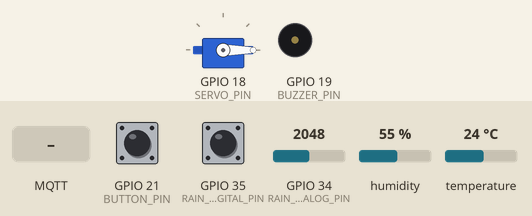
Simulated run of this sketch. Board: ESP32. Parts: servo, buzzer (waves = sounding, pin HIGH). The inputs (shaded band) are chosen by the test bench; at power-on: GPIO 34 (RAIN_ANALOG_PIN) = 2048, GPIO 21 (BUTTON_PIN) HIGH, GPIO 35 (RAIN_DIGITAL_PIN) HIGH, humidity 55 %, temperature 24 °C. WiFi joins after 1.5 s; servers stay silent unless stated; no MQTT or app messages arrive unless stated; what the sketch prints to the serial monitor is not drawn.

Above: at 3.7 s.
3.8 s: GPIO 34 (RAIN_ANALOG_PIN) set to 542
7.2 s: GPIO 34 (RAIN_ANALOG_PIN) set to 460
At 10.2 s:
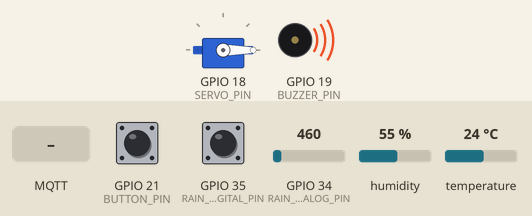
14.5 s: MQTT message "TOGGLE" arrives on the first subscribed topic
At 15.5 s:
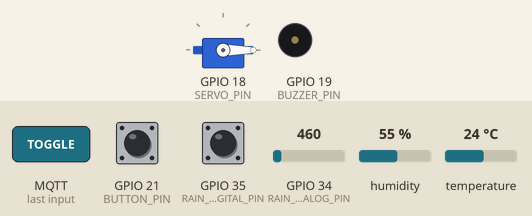
16.0 s: MQTT message "AUTO" arrives on the first subscribed topic
At 17.8 s:
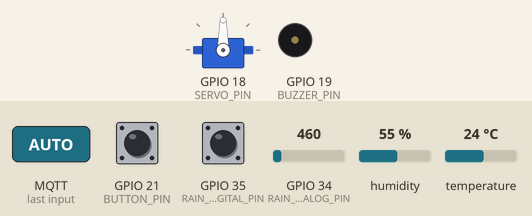
21.0 s: GPIO 21 (BUTTON_PIN) pulled LOW for 1 s
At 21.6 s:
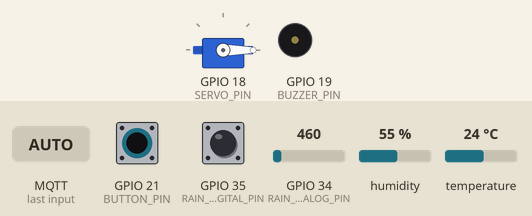
Timing chart, 0 to 24.0 s (numbered marks = the images above; inputs shaded):
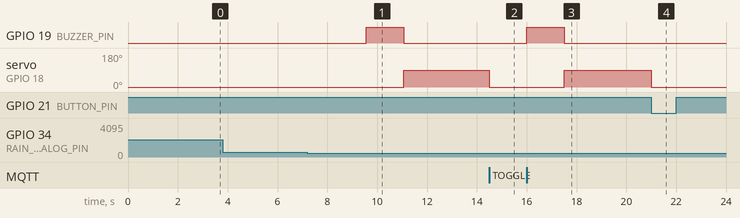

The sketch:

Smart_Clothing_System_arduino.ino
```cpp
/*
 * Smart Rain-Proof Clothes Protection System - MQTT VERSION
 * Team: Mohsin Sajjad, Shafique Qureshi, Muhammad Hassan, Muhammad Afnan Khan
 * Modified: Converted from Blynk to MQTT for IoT MQTT Panel app
 * Platform: ESP32 with Arduino IDE
 */

// Include necessary libraries
#include <WiFi.h>             // For WiFi connectivity
#include <PubSubClient.h>     // For MQTT protocol
#include <ESP32Servo.h>       // For controlling servo motor
#include <DHT.h>              // For DHT22 temperature & humidity sensor
#include <ArduinoJson.h>      // For creating JSON data payloads

// -------- WiFi Configuration --------
const char* ssid = "StormFiber-35A0";           // WiFi SSID
const char* password = "TSSx5Jd4";    // WiFi Password

// -------- MQTT Broker Configuration --------
const char* mqtt_server = "broker.hivemq.com"; // Public MQTT broker
const int mqtt_port = 1883;                    // Default port
const char* mqtt_user = "";                    // Username (not needed for public broker)
const char* mqtt_password = "";                // Password (not needed)

// -------- MQTT Topics --------
const char* DEVICE_ID = "smart_clothes_001";  // Unique identifier for this ESP32
String TOPIC_PREFIX = "smartclothes/" + String(DEVICE_ID) + "/";

// Define specific topic strings for various data types
String TOPIC_STATUS = TOPIC_PREFIX + "status";
String TOPIC_TEMPERATURE = TOPIC_PREFIX + "temperature";
String TOPIC_HUMIDITY = TOPIC_PREFIX + "humidity";
String TOPIC_RAIN = TOPIC_PREFIX + "rain";
String TOPIC_CLOTHES_POS = TOPIC_PREFIX + "clothes_position";
String TOPIC_SYSTEM_STATE = TOPIC_PREFIX + "system_state";
String TOPIC_MODE = TOPIC_PREFIX + "mode";
String TOPIC_COMMAND = TOPIC_PREFIX + "command";
String TOPIC_ALL_DATA = TOPIC_PREFIX + "all_data";  // JSON payload for all data

// -------- Pin Definitions --------
#define DHT_PIN 4              // DHT22 sensor data pin
#define RAIN_ANALOG_PIN 34     // Analog input for rain sensor
#define RAIN_DIGITAL_PIN 35    // Digital input for rain sensor
#define SERVO_PIN 18           // Servo motor signal pin
#define BUZZER_PIN 19          // Buzzer pin
#define BUTTON_PIN 21          // Manual override button

// -------- DHT Sensor Setup --------
#define DHT_TYPE DHT22
DHT dht(DHT_PIN, DHT_TYPE);    // Initialize DHT22

// -------- Servo Motor Setup --------
Servo clothesServo;            // Create servo object

// -------- MQTT and WiFi Clients --------
WiFiClient espClient;          // ESP WiFi client
PubSubClient client(espClient); // MQTT client

// -------- System Variables --------
bool rainDetected = false;           // True if rain is detected
bool previousRainState = false;      // Previous state of rain detection
bool clothesInside = false;          // Are clothes inside?
bool manualMode = false;             // Is system in manual mode?
bool buzzerActive = false;           // Is buzzer currently active?
bool servoMoving = false;            // Is servo currently moving?

// -------- Timing Variables --------
unsigned long lastRainCheck = 0;
unsigned long lastDHTRead = 0;
unsigned long lastMQTTUpdate = 0;
unsigned long rainDetectedTime = 0;
unsigned long rainStoppedTime = 0;
unsigned long buzzerStartTime = 0;
unsigned long servoStartTime = 0;
unsigned long stateChangeTime = 0;
unsigned long lastReconnectAttempt = 0;

// -------- Timing Constants (in milliseconds) --------
const unsigned long RAIN_CHECK_INTERVAL = 500;      // Rain sensor check every 0.5 sec
const unsigned long DHT_READ_INTERVAL = 3000;       // DHT sensor read every 3 sec
const unsigned long MQTT_UPDATE_INTERVAL = 2000;    // Publish MQTT data every 2 sec
const unsigned long BUZZER_DURATION = 1500;         // Buzzer rings for 1.5 sec
const unsigned long RAIN_DETECTION_DELAY = 2000;    // Wait before reacting to rain
const unsigned long RAIN_STOP_DELAY = 15000;        // Wait after rain stops
const unsigned long SERVO_MOVE_TIME = 2000;         // Servo takes 2 sec to move
const unsigned long DEBOUNCE_DELAY = 50;            // Debounce delay for button
const unsigned long RECONNECT_INTERVAL = 5000;      // Reconnect MQTT every 5 sec

// -------- Servo Positions --------
const int CLOTHES_OUTSIDE_POS = 0;     // Servo angle for extended clothes
const int CLOTHES_INSIDE_POS = 90;     // Servo angle for retracted clothes

// -------- Rain Sensor Threshold --------
const int RAIN_THRESHOLD = 500;        // Analog threshold for rain detection

// -------- Environmental Readings --------
float temperature = 0.0;
float humidity = 0.0;

// -------- State Machine Definition --------
enum SystemState {
  STATE_MONITORING,          // Normal monitoring
  STATE_RAIN_DETECTED,       // Rain has just been detected
  STATE_BUZZER_ALERT,        // Sounding the buzzer
  STATE_RETRACTING_CLOTHES,  // Retracting clothes inside
  STATE_CLOTHES_PROTECTED,   // Clothes are inside, safe
  STATE_RAIN_STOPPED,        // Rain stopped, waiting
  STATE_EXTENDING_CLOTHES    // Extending clothes back outside
};

SystemState currentState = STATE_MONITORING;      // Initial state
SystemState previousState = STATE_MONITORING;     // Previous state for transition tracking

// ---------------------- SETUP ----------------------
void setup() {
  Serial.begin(115200);  // Start serial monitor

  // Set pin modes
  pinMode(RAIN_ANALOG_PIN, INPUT);
  pinMode(RAIN_DIGITAL_PIN, INPUT);
  pinMode(BUZZER_PIN, OUTPUT);
  pinMode(BUTTON_PIN, INPUT_PULLUP);

  dht.begin();                  // Start DHT sensor
  clothesServo.attach(SERVO_PIN);  // Attach servo to pin
  clothesServo.write(CLOTHES_OUTSIDE_POS); // Start with clothes outside
  delay(1000); // Allow servo to position
  digitalWrite(BUZZER_PIN, LOW); // Ensure buzzer is off

  setupWiFi();                 // Connect to WiFi
  client.setServer(mqtt_server, mqtt_port); // Set MQTT server
  client.setCallback(mqttCallback);         // Set callback for MQTT messages

  stateChangeTime = millis();  // Initialize timing
  Serial.println("Smart Clothes Protection System Started!");
  Serial.println("System State: MONITORING");
}

// ---------------------- MAIN LOOP ----------------------
void loop() {
  // Reconnect MQTT if not connected
  if (!client.connected()) {
    if (millis() - lastReconnectAttempt > RECONNECT_INTERVAL) {
      lastReconnectAttempt = millis();
      if (reconnectMQTT()) {
        lastReconnectAttempt = 0;
      }
    }
  } else {
    client.loop();  // Handle incoming MQTT messages
  }

  checkManualButton();                     // Check for button press
  if (millis() - lastRainCheck >= RAIN_CHECK_INTERVAL) {
    checkRainSensor();                    // Check rain sensor
    lastRainCheck = millis();
  }
  if (millis() - lastDHTRead >= DHT_READ_INTERVAL) {
    readDHTSensor();                      // Read temp/humidity
    lastDHTRead = millis();
  }
  if (millis() - lastMQTTUpdate >= MQTT_UPDATE_INTERVAL) {
    publishAllData();                     // Publish MQTT data
    lastMQTTUpdate = millis();
  }

  handleBuzzer();                         // Manage buzzer duration
  handleServo();                          // Manage servo timing
  runSystemStateMachine();                // Core logic
}

// ---------------------- WiFi & MQTT Functions ----------------------
void setupWiFi() {
  Serial.println("Connecting to WiFi...");
  WiFi.begin(ssid, password);
  while (WiFi.status() != WL_CONNECTED) {
    delay(500);
    Serial.print(".");
  }
  Serial.println("\nWiFi connected!");
  Serial.println(WiFi.localIP());
}

boolean reconnectMQTT() {
  if (client.connect(DEVICE_ID, mqtt_user, mqtt_password)) {
    Serial.println("MQTT Connected");
    client.subscribe(TOPIC_COMMAND.c_str());      // Listen for commands
    client.publish(TOPIC_STATUS.c_str(), "ONLINE", true);
    publishInitialStatus();                       // Publish initial state
    return true;
  } else {
    Serial.print("MQTT failed, rc=");
    Serial.println(client.state());
    return false;
  }
}

void publishInitialStatus() {
  // Publish current settings to MQTT
  client.publish(TOPIC_CLOTHES_POS.c_str(), clothesInside ? "INSIDE" : "OUTSIDE", true);
  client.publish(TOPIC_SYSTEM_STATE.c_str(), getSystemStateString().c_str(), true);
  client.publish(TOPIC_MODE.c_str(), manualMode ? "MANUAL" : "AUTO", true);
  client.publish(TOPIC_RAIN.c_str(), rainDetected ? "DETECTED" : "NONE", true);
}

// ---------------------- Sensor & Button Functions ----------------------
void checkRainSensor() {
  int analogValue = analogRead(RAIN_ANALOG_PIN);
  int digitalValue = digitalRead(RAIN_DIGITAL_PIN);
  bool currentRainStatus = (analogValue < RAIN_THRESHOLD) || (digitalValue == LOW);

  if (currentRainStatus != previousRainState) {
    if (currentRainStatus && !rainDetected) {
      rainDetected = true;
      rainDetectedTime = millis();
      Serial.println("Rain detected!");
      if (client.connected()) client.publish(TOPIC_RAIN.c_str(), "1");
    } else if (!currentRainStatus && rainDetected) {
      rainDetected = false;
      rainStoppedTime = millis();
      Serial.println("Rain stopped!");
      if (client.connected()) client.publish(TOPIC_RAIN.c_str(), "0");
    }
    previousRainState = currentRainStatus;
  }
}

void readDHTSensor() {
  float newTemp = dht.readTemperature();
  float newHum = dht.readHumidity();
  if (!isnan(newTemp) && !isnan(newHum)) {
    temperature = newTemp;
    humidity = newHum;
  } else {
    Serial.println("Failed to read from DHT sensor!");
  }
}

void checkManualButton() {
  static unsigned long lastPress = 0;
  static bool pressed = false;
  bool state = digitalRead(BUTTON_PIN) == LOW;

  if (state && !pressed && (millis() - lastPress > DEBOUNCE_DELAY)) {
    pressed = true;
    lastPress = millis();
    toggleClothesPosition();
    manualMode = true;
    publishAllData();
    Serial.println("Manual override activated!");
  } else if (!state && pressed) {
    pressed = false;
  }
}

// ---------------------- MQTT Callback ----------------------
void mqttCallback(char* topic, byte* payload, unsigned int length) {
  String message;
  for (int i = 0; i < length; i++) message += (char)payload[i];

  Serial.print("MQTT Message: [");
  Serial.print(topic);
  Serial.print("] ");
  Serial.println(message);

  if (String(topic) == TOPIC_COMMAND) {
    if (message == "TOGGLE") {
      toggleClothesPosition();
      manualMode = true;
    } else if (message == "AUTO") {
      manualMode = false;
      currentState = STATE_MONITORING;
    } else if (message == "RETRACT") {
      startRetractClothes(); manualMode = true;
    } else if (message == "EXTEND") {
      startExtendClothes(); manualMode = true;
    }
    publishAllData();
  }
}

// ---------------------- System Functions ----------------------

// Publish all sensor data to MQTT
void publishAllData() {
  if (!client.connected()) return;

  // Create JSON payload with all data
  StaticJsonDocument<300> doc;
  doc["device_id"] = DEVICE_ID;
  doc["timestamp"] = millis();
  doc["temperature"] = temperature;
  doc["humidity"] = humidity;
  doc["rain_detected"] = rainDetected;
  doc["clothes_inside"] = clothesInside;
  doc["manual_mode"] = manualMode;
  doc["system_state"] = getSystemStateString();
  doc["buzzer_active"] = buzzerActive;
  doc["servo_moving"] = servoMoving;

  String jsonString;
  serializeJson(doc, jsonString);

  // Publish individual values
  client.publish(TOPIC_TEMPERATURE.c_str(), String(temperature).c_str());
  client.publish(TOPIC_HUMIDITY.c_str(), String(humidity).c_str());
  client.publish(TOPIC_RAIN.c_str(), rainDetected ? "DETECTED" : "NONE");
  client.publish(TOPIC_CLOTHES_POS.c_str(), clothesInside ? "INSIDE" : "OUTSIDE");
  client.publish(TOPIC_SYSTEM_STATE.c_str(), getSystemStateString().c_str());
  client.publish(TOPIC_MODE.c_str(), manualMode ? "MANUAL" : "AUTO");

  // Publish combined JSON data
  client.publish(TOPIC_ALL_DATA.c_str(), jsonString.c_str());
}

// Handle buzzer timing
void handleBuzzer() {
  if (buzzerActive && (millis() - buzzerStartTime >= BUZZER_DURATION)) {
    digitalWrite(BUZZER_PIN, LOW);
    buzzerActive = false;
    Serial.println("Buzzer stopped");
  }
}

// Handle servo timing
void handleServo() {
  if (servoMoving && (millis() - servoStartTime >= SERVO_MOVE_TIME)) {
    servoMoving = false;
    Serial.println("Servo movement completed");
  }
}

// Main state machine logic
void runSystemStateMachine() {
  if (manualMode) return; // Skip automatic control in manual mode

  SystemState nextState = currentState;

  switch (currentState) {
    case STATE_MONITORING:
      if (rainDetected && (millis() - rainDetectedTime >= RAIN_DETECTION_DELAY)) {
        nextState = STATE_RAIN_DETECTED;
      }
      break;

    case STATE_RAIN_DETECTED:
      if (!clothesInside) {
        nextState = STATE_BUZZER_ALERT;
        startBuzzer();
      } else {
        nextState = STATE_CLOTHES_PROTECTED;
      }
      break;

    case STATE_BUZZER_ALERT:
      if (!buzzerActive) {
        nextState = STATE_RETRACTING_CLOTHES;
        startRetractClothes();
      }
      break;

    case STATE_RETRACTING_CLOTHES:
      if (!servoMoving) {
        nextState = STATE_CLOTHES_PROTECTED;
      }
      break;

    case STATE_CLOTHES_PROTECTED:
      if (!rainDetected && (millis() - rainStoppedTime >= RAIN_STOP_DELAY)) {
        nextState = STATE_RAIN_STOPPED;
      }
      break;

    case STATE_RAIN_STOPPED:
      if (clothesInside) {
        nextState = STATE_EXTENDING_CLOTHES;
        startExtendClothes();
      } else {
        nextState = STATE_MONITORING;
      }
      break;

    case STATE_EXTENDING_CLOTHES:
      if (!servoMoving) {
        nextState = STATE_MONITORING;
      }
      break;
  }

  if (nextState != currentState) {
    changeSystemState(nextState);
  }
}

// Get system state as string
String getSystemStateString() {
  switch (currentState) {
    case STATE_MONITORING: return "MONITORING";
    case STATE_RAIN_DETECTED: return "RAIN_DETECTED";
    case STATE_BUZZER_ALERT: return "BUZZER_ALERT";
    case STATE_RETRACTING_CLOTHES: return "RETRACTING_CLOTHES";
    case STATE_CLOTHES_PROTECTED: return "CLOTHES_PROTECTED";
    case STATE_RAIN_STOPPED: return "RAIN_STOPPED";
    case STATE_EXTENDING_CLOTHES: return "EXTENDING_CLOTHES";
    default: return "UNKNOWN";
  }
}

// Toggle clothes position
void toggleClothesPosition() {
  if (clothesInside) {
    startExtendClothes();
  } else {
    startRetractClothes();
  }
}

// Start retracting clothes
void startRetractClothes() {
  if (servoMoving) return;

  clothesServo.write(CLOTHES_INSIDE_POS);
  clothesInside = true;
  servoMoving = true;
  servoStartTime = millis();
  Serial.println("Retracting clothes...");

  if (client.connected()) {
    client.publish(TOPIC_CLOTHES_POS.c_str(), "RETRACTING");
  }
}

// Start extending clothes
void startExtendClothes() {
  if (servoMoving) return;

  clothesServo.write(CLOTHES_OUTSIDE_POS);
  clothesInside = false;
  servoMoving = true;
  servoStartTime = millis();
  Serial.println("Extending clothes...");

  if (client.connected()) {
    client.publish(TOPIC_CLOTHES_POS.c_str(), "EXTENDING");
  }
}

// Start buzzer
void startBuzzer() {
  digitalWrite(BUZZER_PIN, HIGH);
  buzzerActive = true;
  buzzerStartTime = millis();
  Serial.println("Buzzer started");
}

// Change system state
void changeSystemState(SystemState newState) {
  previousState = currentState;
  currentState = newState;
  stateChangeTime = millis();

  Serial.print("State changed from ");
  Serial.print(getSystemStateString());
  Serial.print(" to ");
  Serial.println(getSystemStateString());

  if (client.connected()) {
    client.publish(TOPIC_SYSTEM_STATE.c_str(), getSystemStateString().c_str());
  }
}
```

Measured:
- the behaviour switches between 500 and 499 on GPIO 34 (RAIN_ANALOG_PIN) (found by bisection; images 0 and 1)
- after the input at 3.8 s, every drawn part: stays the same
- after the input at 7.2 s, GPIO 19 (BUZZER_PIN): LOW → HIGH after 2.4 s, → LOW 1.5 s later; servo on GPIO 18 (SERVO_PIN): 0° → 90° after 3.9 s
- after the input at 14.5 s, servo on GPIO 18 (SERVO_PIN): 90° → 0° at once
- after the input at 16.0 s, GPIO 19 (BUZZER_PIN): LOW → HIGH at once, → LOW 1.5 s later; servo on GPIO 18 (SERVO_PIN): 0° → 90° after 1.5 s
- after the input at 21.0 s, servo on GPIO 18 (SERVO_PIN): 90° → 0° at once
